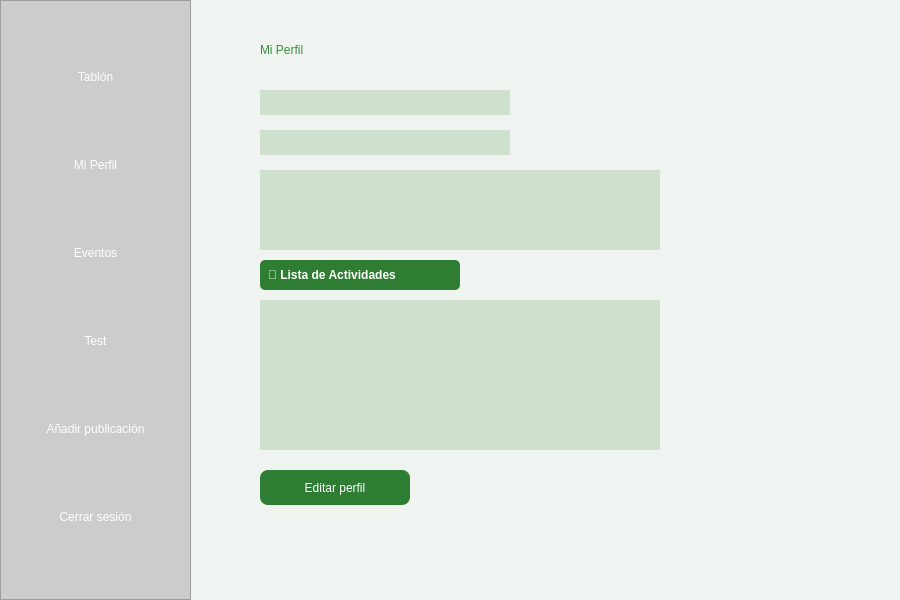
<?xml version="1.0" encoding="UTF-8"?>
<ui version="4.0">
 <class>MainWindow</class>
 <widget class="QMainWindow" name="MainWindow">
  <property name="geometry">
   <rect>
    <x>0</x>
    <y>0</y>
    <width>900</width>
    <height>600</height>
   </rect>
  </property>
  <property name="windowTitle">
   <string>Mi Perfil</string>
  </property>
  <property name="styleSheet">
   <string notr="true">
    QMainWindow {
        background-color: #f0f4f1;
    }
    QPushButton {
        background-color: #2e7d32;
        color: white;
        border-radius: 8px;
        font: bold 10pt &quot;Segoe UI&quot;;
        padding: 8px;
    }
    QPushButton:hover {
        background-color: #388e3c;
    }
   </string>
  </property>
  <widget class="QWidget" name="centralwidget">
   <widget class="QFrame" name="sidebar">
    <property name="geometry">
     <rect>
      <x>0</x>
      <y>0</y>
      <width>191</width>
      <height>600</height>
     </rect>
    </property>
    <property name="styleSheet">
     <string notr="true">background-color: #cccccc;</string>
    </property>
    <property name="frameShape">
     <enum>QFrame::StyledPanel</enum>
    </property>
    <layout class="QVBoxLayout" name="verticalLayoutSidebar">
     <item>
      <widget class="QPushButton" name="BotonTablon">
       <property name="styleSheet">
        <string notr="true">      QPushButton:hover {
        background-color: #388e3c;
      }</string>
       </property>
       <property name="text">
        <string>Tablón</string>
       </property>
      </widget>
     </item>
     <item>
      <widget class="QPushButton" name="BotonMiPerfil">
       <property name="styleSheet">
        <string notr="true">      QPushButton:hover {
        background-color: #388e3c;
      }</string>
       </property>
       <property name="text">
        <string>Mi Perfil</string>
       </property>
      </widget>
     </item>
     <item>
      <widget class="QPushButton" name="BotonEventos">
       <property name="styleSheet">
        <string notr="true">      QPushButton:hover {
        background-color: #388e3c;
      }</string>
       </property>
       <property name="text">
        <string>Eventos</string>
       </property>
      </widget>
     </item>
     <item>
      <widget class="QPushButton" name="BotonTest">
       <property name="styleSheet">
        <string notr="true">
      QPushButton:hover {
        background-color: #388e3c;
      }</string>
       </property>
       <property name="text">
        <string>Test</string>
       </property>
      </widget>
     </item>
     <item>
      <widget class="QPushButton" name="BotonPublicacion">
       <property name="styleSheet">
        <string notr="true">      QPushButton:hover {
        background-color: #388e3c;
      }</string>
       </property>
       <property name="text">
        <string>Añadir publicación</string>
       </property>
      </widget>
     </item>
     <item>
      <widget class="QPushButton" name="BotonCerrarSesion">
       <property name="styleSheet">
        <string notr="true">      QPushButton:hover {
        background-color: #388e3c;
      }</string>
       </property>
       <property name="text">
        <string>Cerrar sesión</string>
       </property>
      </widget>
     </item>
    </layout>
   </widget>
   <widget class="QLabel" name="mainLabel">
    <property name="geometry">
     <rect>
      <x>260</x>
      <y>30</y>
      <width>600</width>
      <height>40</height>
     </rect>
    </property>
    <property name="styleSheet">
     <string notr="true">font: 18pt &quot;Century&quot;; color: #388e3c;</string>
    </property>
    <property name="text">
     <string>Mi Perfil</string>
    </property>
   </widget>
   <widget class="QLabel" name="Usuario">
    <property name="geometry">
     <rect>
      <x>260</x>
      <y>90</y>
      <width>250</width>
      <height>25</height>
     </rect>
    </property>
    <property name="styleSheet">
     <string notr="true">background-color: #d0e0ce;</string>
    </property>
    <property name="placeholderText" stdset="0">
     <string>Nombre de usuario</string>
    </property>
   </widget>
   <widget class="QLabel" name="Edad">
    <property name="geometry">
     <rect>
      <x>260</x>
      <y>130</y>
      <width>250</width>
      <height>25</height>
     </rect>
    </property>
    <property name="styleSheet">
     <string notr="true">background-color: #d0e0ce;</string>
    </property>
    <property name="placeholderText" stdset="0">
     <string>Edad</string>
    </property>
   </widget>
   <widget class="QLabel" name="Descripcion">
    <property name="geometry">
     <rect>
      <x>260</x>
      <y>170</y>
      <width>400</width>
      <height>80</height>
     </rect>
    </property>
    <property name="styleSheet">
     <string notr="true">background-color: #d0e0ce;</string>
    </property>
   </widget>
   <widget class="QLabel" name="labelActividades">
    <property name="geometry">
     <rect>
      <x>260</x>
      <y>260</y>
      <width>200</width>
      <height>30</height>
     </rect>
    </property>
    <property name="styleSheet">
     <string notr="true">background-color: #2e7d32; color: white; font-weight: bold; padding: 5px; border-radius: 5px;</string>
    </property>
    <property name="text">
     <string>📝 Lista de Actividades</string>
    </property>
   </widget>
   <widget class="QLabel" name="ListaActividades">
    <property name="geometry">
     <rect>
      <x>260</x>
      <y>300</y>
      <width>400</width>
      <height>150</height>
     </rect>
    </property>
    <property name="styleSheet">
     <string notr="true">background-color: #d0e0ce;</string>
    </property>
   </widget>
   <widget class="QPushButton" name="BotonEditarPerfil">
    <property name="geometry">
     <rect>
      <x>260</x>
      <y>470</y>
      <width>150</width>
      <height>35</height>
     </rect>
    </property>
    <property name="text">
     <string>Editar perfil</string>
    </property>
   </widget>
  </widget>
 </widget>
 <resources/>
 <connections/>
</ui>
